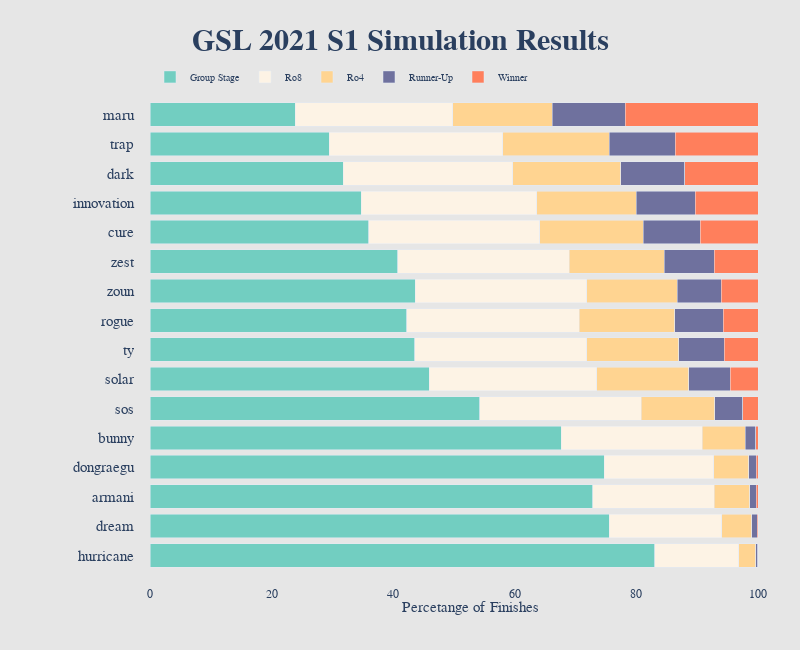

The code cell stored with this chart in its notebook:
### Code cell
# GSL Results stacked bar
players = list(gsl_perc['player'])
cols = ['group_stage', 'ro8', 'ro4', 'second', 'first']
names = ['Group Stage', 'Ro8', 'Ro4', 'Runner-Up', 'Winner']
#colors = ['#99B898', '#FECEA8', '#FF857C', '#E84A5F', '#2A363B']
#colors = ['#F8B195', '#F67280', '#C06C84', '#6C5B7B', '#355C7D']
# teal, white, cream, blue, orange
colors = ['#72CEC1', '#FDF3E5','#FFD491', '#6F719E', '#FF7F5C']

fig = go.Figure()

# Add each round's finishes
for i in range(len(cols)):
    fig.add_trace(
        go.Bar(
            x = gsl_perc[cols[i]],
            y = players,
            name = names[i],
            orientation='h',
            marker=dict(color=colors[i],)
                        #line=dict(width=1, color='black'))
        )
    )

annotations = list()

# Annotate some bars


# Chart layout info
fig.update_layout(barmode='stack', 
                    # Set background colors
                    plot_bgcolor='#E6E6E6',
                    paper_bgcolor = '#E6E6E6',
                    # Title information
                    title = dict(
                        text = '<b>''GSL 2021 S1 Simulation Results''<b>',
                        x = 0.5,
                        font = dict(size=30)
                    ),
                    # Axes information
                    xaxis = dict(showgrid=False, showline=False, zeroline=False, 
                                    title = 'Percetange of Finishes', titlefont = dict(size=15)),
                    yaxis = dict(tickfont=dict(size=15), autorange='reversed'),
                    # Sizing information
                    margin = dict(l=150, r=10, t=100, b=80, pad=15),
                    width=800,
                    height=650,
                    # Legend information
                    legend = dict(
                        y = 1.08,
                        orientation = 'h',
                        #y = 1.08,
                        font = dict(size=10),
                        traceorder = 'normal'
                    ),
                    # Font
                    font=dict(family='Helvetica'),
                    # annotations
                    annotations = annotations)

fig.show()

### Figure 1 — Plotly figure (JSON) as saved in the notebook; plotly's stock layout.template omitted (floating-point values rounded to 4 significant figures)
{"data": [{"marker": {"color": "#72CEC1"}, "name": "Group Stage", "orientation": "h", "type": "bar", "x": [23.87, 29.5, 31.81, 34.76, 35.99, 40.75, 43.66, 42.25, 43.54, 45.9, 54.25, 67.67, 74.69, 72.81, 75.53, 83.03], "y": ["maru", "trap", "dark", "innovation", "cure", "zest", "zoun", "rogue", "ty", "solar", "sos", "bunny", "dongraegu", "armani", "dream", "hurricane"]}, {"marker": {"color": "#FDF3E5"}, "name": "Ro8", "orientation": "h", "type": "bar", "x": [25.96, 28.56, 27.89, 28.83, 28.13, 28.22, 28.17, 28.38, 28.27, 27.58, 26.56, 23.14, 18.03, 19.98, 18.53, 13.8], "y": ["maru", "trap", "dark", "innovation", "cure", "zest", "zoun", "rogue", "ty", "solar", "sos", "bunny", "dongraegu", "armani", "dream", "hurricane"]}, {"marker": {"color": "#FFD491"}, "name": "Ro4", "orientation": "h", "type": "bar", "x": [16.34, 17.49, 17.7, 16.43, 17.04, 15.64, 14.89, 15.66, 15.19, 15.13, 12.04, 7.13, 5.767, 5.827, 4.953, 2.777], "y": ["maru", "trap", "dark", "innovation", "cure", "zest", "zoun", "rogue", "ty", "solar", "sos", "bunny", "dongraegu", "armani", "dream", "hurricane"]}, {"marker": {"color": "#6F719E"}, "name": "Runner-Up", "orientation": "h", "type": "bar", "x": [11.99, 10.86, 10.55, 9.64, 9.337, 8.22, 7.23, 7.973, 7.47, 6.843, 4.637, 1.68, 1.203, 1.133, 0.8567, 0.3767], "y": ["maru", "trap", "dark", "innovation", "cure", "zest", "zoun", "rogue", "ty", "solar", "sos", "bunny", "dongraegu", "armani", "dream", "hurricane"]}, {"marker": {"color": "#FF7F5C"}, "name": "Winner", "orientation": "h", "type": "bar", "x": [21.85, 13.59, 12.06, 10.35, 9.51, 7.173, 6.047, 5.737, 5.53, 4.553, 2.513, 0.38, 0.3067, 0.25, 0.1333, 0.02333], "y": ["maru", "trap", "dark", "innovation", "cure", "zest", "zoun", "rogue", "ty", "solar", "sos", "bunny", "dongraegu", "armani", "dream", "hurricane"]}], "layout": {"barmode": "stack", "font": {"family": "Helvetica"}, "height": 650, "legend": {"font": {"size": 10}, "orientation": "h", "traceorder": "normal", "y": 1.08}, "margin": {"b": 80, "l": 150, "pad": 15, "r": 10, "t": 100}, "paper_bgcolor": "#E6E6E6", "plot_bgcolor": "#E6E6E6", "title": {"font": {"size": 30}, "text": "<b>GSL 2021 S1 Simulation Results<b>", "x": 0.5}, "width": 800, "xaxis": {"showgrid": false, "showline": false, "title": {"font": {"size": 15}, "text": "Percetange of Finishes"}, "zeroline": false}, "yaxis": {"autorange": "reversed", "tickfont": {"size": 15}}}}
